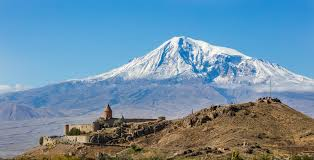
#> input picture image/d.jpg, 314 x 160 px, found by its file name
$ python 'cartoonization of image.py'
#> lines starting #> are read from the running program, lines starting #| are printed output that depends on the picture; after the words box and inside, x2 and y2 are one past the last pixel; in counts of white or black regions, pixels touching at a corner belong together

import cv2
#rmport image
img = cv2.imread("d.jpg")
#> img is the input picture: shape (160, 314, 3); mean B, G, R 166.2, 143.1, 108.7
img=cv2.resize(img,(600,600))
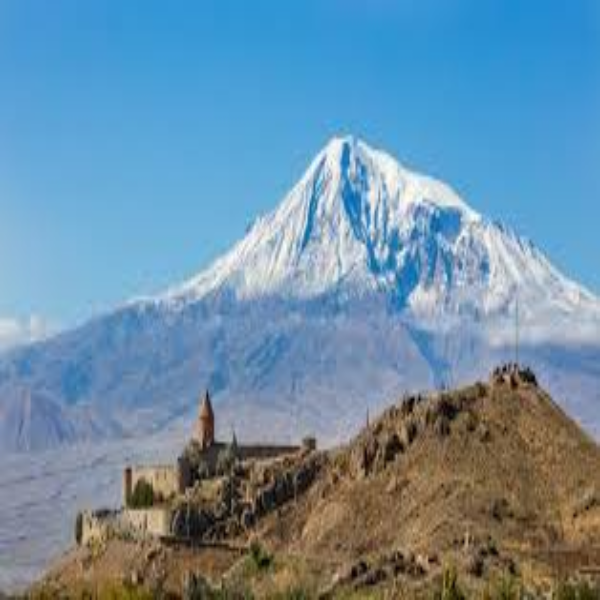
#> img: shape (600, 600, 3); mean B, G, R 166.1, 143, 108.6
#convert into gray scale and use median blur to blur with edges
gray = cv2.cvtColor(img, cv2.COLOR_BGR2GRAY)
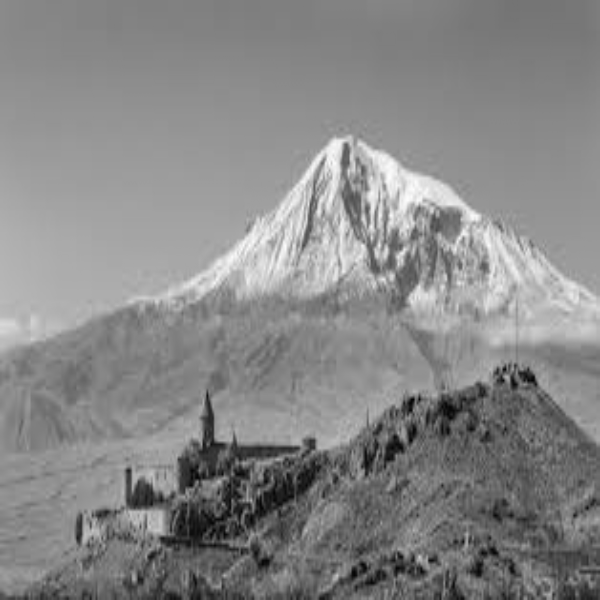
#> gray: shape (600, 600); min 2, max 253, mean 135.3
gray = cv2.medianBlur(gray, 9)
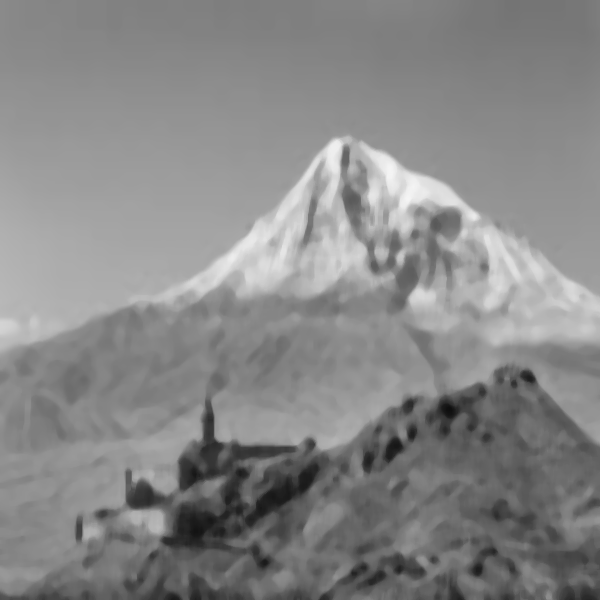
#> gray: shape (600, 600); min 14, max 245, mean 135.5
edges = cv2.adaptiveThreshold(gray, 150, cv2.ADAPTIVE_THRESH_MEAN_C, cv2.THRESH_BINARY, 9, 4)
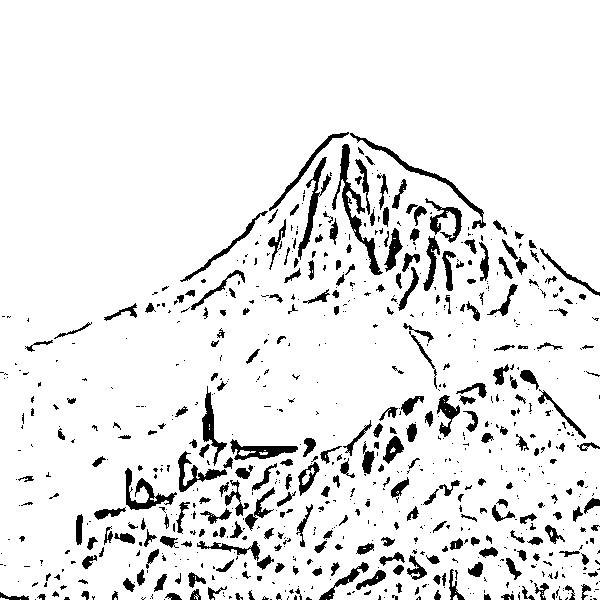
#> edges: shape (600, 600); values 0 (black) and 150 (white), 91.5% white; 771 black regions (494 under 20 px), largest, box (x1, y1, x2, y2) and area: (332, 144, 383, 275) 1142, (350, 133, 486, 229) 775, (298, 157, 331, 260) 696

#apply bilateral filter to mix the pixels
color = cv2.bilateralFilter(img, 11, 255, 255)
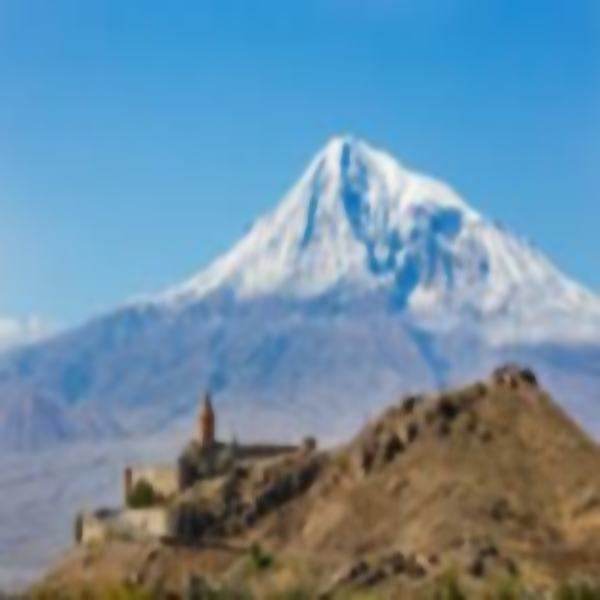
#> color: shape (600, 600, 3); mean B, G, R 166.1, 143, 108.6
#draw cartoon image
cartoon = cv2.bitwise_and(color, color, mask=edges)
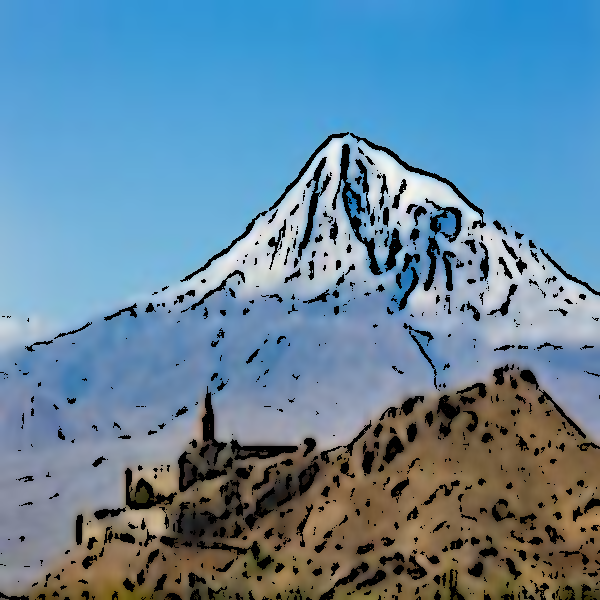
#> cartoon: shape (600, 600, 3); mean B, G, R 157.1, 133.9, 99.9

#show real image
cv2.imshow("Image", img)
#after applying cartoon effect
cv2.imshow("Cartoon", cartoon)
cv2.waitKey(0)
cv2.destroyAllWindows()
